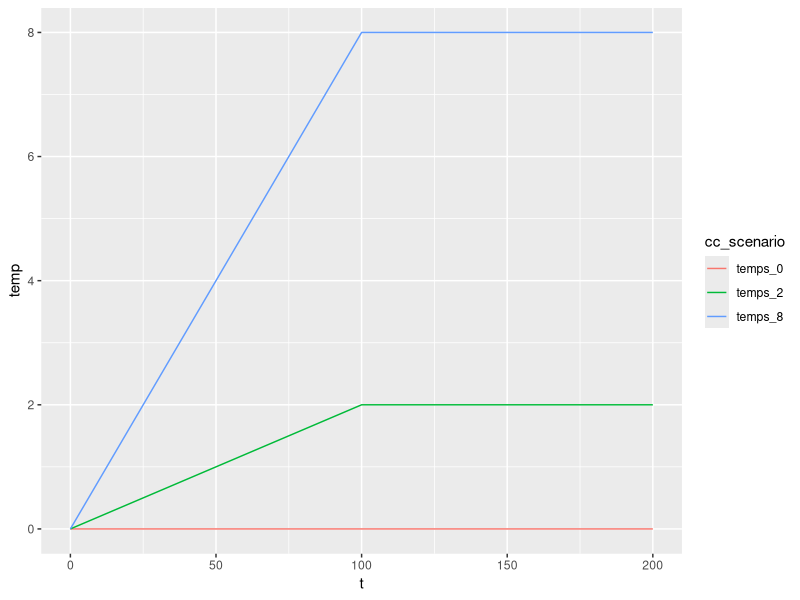
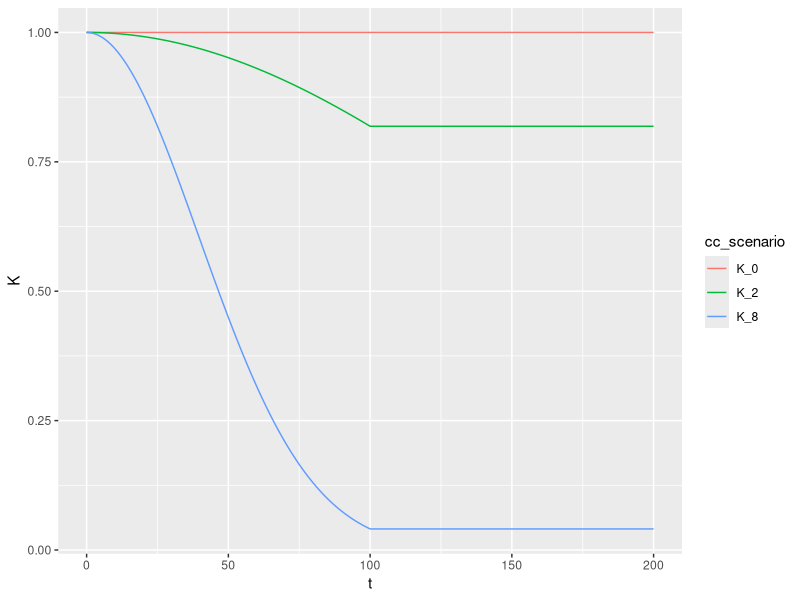
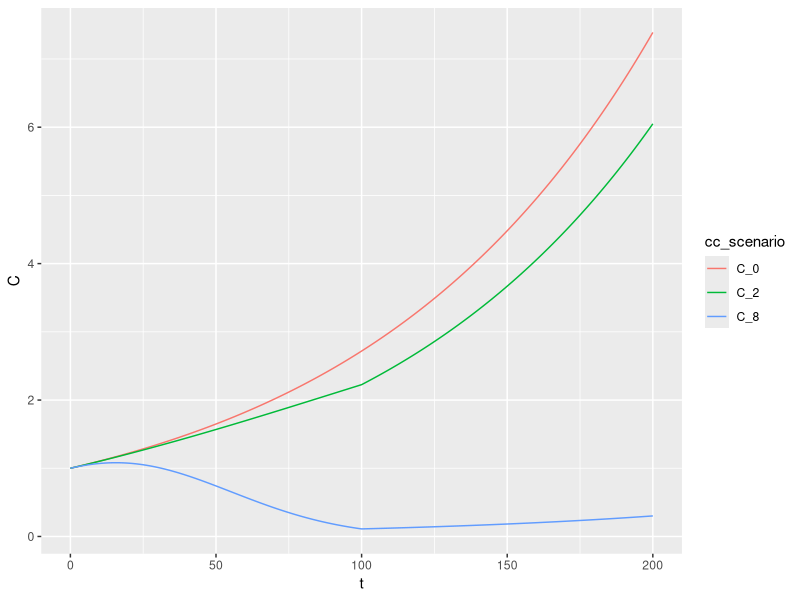

Write R code to recreate these figures, in order.
## ---- chunk 1
knitr::opts_chunk$set(echo = FALSE)
## ---- chunk 2
library(tidyverse)
## ---- chunk 3
# temperature

#define variables
sims = 201
temps <- rep(NA, sims)
temps_0 <- rep(NA, sims)
temps_2 <- rep(NA, sims)
temps_8 <- rep(NA, sims)
t <- seq(from = 0, to = 200, by = 1)

# temperature function
temp_fun<- function(T, x){
  temp = min((T*x)/100, T)
}

# create temp vectors for CC scenarios
for(i in 1:sims){
  temps_0[i] <- temp_fun(0, i-1)
}

for(i in 1:sims){
  temps_2[i] <- temp_fun(2, i-1)
}

for(i in 1:sims){
  temps_8[i] <- temp_fun(8, i-1)
}

# combine into dataframe
temps_data_raw <- data.frame(t, temps_0, temps_2, temps_8)
temps_data <- temps_data_raw %>% 
  pivot_longer(cols = starts_with("temps"), names_to = "cc_scenario", values_to = "temp")

# plot temps
ggplot(data = temps_data, aes(x = t, y = temp, color = cc_scenario))+
  geom_line()

## ---- chunk 4
# economic activity
K <- rep(NA, sims)
K_0<- rep(NA, sims)
K_2<- rep(NA, sims)
K_8<- rep(NA, sims)


econ_fun <- function(temp, B = 0.05){
  K = exp(-B*temp^2)
}

for(i in 1:sims){
   K_0[i] <- econ_fun(temps_0[i])
}

for(i in 1:sims){
   K_2[i] <- econ_fun(temps_2[i])
}

for(i in 1:sims){
   K_8[i] <- econ_fun(temps_8[i])
}

# combine into dataframe
econ_data_raw <- data.frame(t, K_0, K_2, K_8)
econ_data <- econ_data_raw %>% 
  pivot_longer(cols = starts_with("K"), names_to = "cc_scenario", values_to = "K")

# plot K
ggplot(data = econ_data, aes(x = t, y = K, color = cc_scenario))+
  geom_line()
## ---- chunk 5
# consumption
C <- rep(NA, sims)
C_0<- rep(NA, sims)
C_2<- rep(NA, sims)
C_8<- rep(NA, sims)

con_fun <- function(K, x, g = 0.01){
  C = K*exp(g*x)
}

 for(i in 0:sims){
   C_0[i] <- con_fun(K_0[i], i-1)
 }

for(i in 0:sims){
   C_2[i] <- con_fun(K_2[i], i-1)
}

for(i in 0:sims){
   C_8[i] <- con_fun(K_8[i], i-1)
}

# combine into dataframe
con_data_raw <- data.frame(t, C_0, C_2, C_8)
con_data <- con_data_raw %>% 
  pivot_longer(cols = starts_with("C"), names_to = "cc_scenario", values_to = "C")

# plot K
ggplot(data = con_data, aes(x = t, y = C, color = cc_scenario))+
  geom_line()
## ---- chunk 6
# Utility
U <- rep(NA, sims)

u_fun <- function(C,n = 0.5){
  U = (C^(1-n))/(1-n)
}

# for(i in 0:sims){
#   U[i] <- u_fun(C[i])
# }
## ---- chunk 7
# Discounting
d = 0.005
n = 0.5
g = 0.01

r_fun <- function(d = 0.005, n = 0.5, g = 0.01){
  r = d + n*g
}

discount <- function(U, r){
  pv <- rep(NA, sims)
  for(i in 1:sims){
    pv[i] = U[i]/(1+r)^(i-1)
  }
  pv_total = sum(pv)
  return(pv_total)
}
## ---- chunk 8
# Function for loss in present value of utility

loss_fun <- function(T, d=0.005, n = 0.5, g=0.01){
# Climate Change
  for(i in 1:sims){
  temps[i] <- temp_fun(T, i-1)}

for(i in 1:sims){
  K[i] <- econ_fun(temps[i])}

for(i in 1:sims){
  C[i] <- con_fun(K[i], i-1)}

for(i in 1:sims){
  U[i] <- u_fun(C[i])}

r <- r_fun(d = d, n = n, g = g)
cc_utility <- discount(U, r)

# No climate change
T <- 0

for(i in 1:sims){
  temps[i] <- temp_fun(T, i-1)}

for(i in 1:sims){
  K[i] <- econ_fun(temps[i])}

for(i in 1:sims){
  C[i] <- con_fun(K[i], i-1)}

for(i in 1:sims){
  U[i] <- u_fun(C[i])}

utility <- discount(U, r)

L <- utility - cc_utility
return(L)
}

L_test <- loss_fun(T = 4.4)
## ---- chunk 9

p_change <- function(L0, L_new){
  pc <- (L_new-L0)/L0
  return(pc*100)
}

T <- 4.4
T10 <- T*1.1
d10 <- d*1.1
n10 <- n*1.1
g10 <- g*1.1

r_d <- r_fun(d = d10)
r_n <- r_fun(n = n10)
r_g <- r_fun(g = g10)

L_T <- loss_fun(T = T10)
L_d <- loss_fun(T = 4.4, d = d10)
L_n <- loss_fun(T = 4.4, n = n10)
L_g <- loss_fun(T = 4.4, g = g10)

pc_T <- p_change(L0 = L_test, L_new = L_T)
pc_d <- p_change(L0 = L_test, L_new = L_d)
pc_n <- p_change(L0 = L_test, L_new = L_n)
pc_g <- p_change(L0 = L_test, L_new = L_g)
